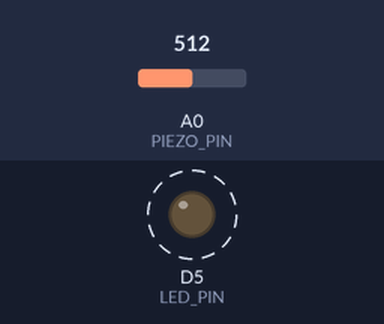
This sketch was run on a simulated ESP8266 (NodeMCU). On the bench: output pins drawn as LEDs (lit = HIGH). Dashed ring = blinking. The test bench sets the inputs (shaded band); at power-on: A0 (PIEZO_PIN) = 512. What the sketch prints to the serial monitor is not drawn.

Above: at 1.2 s.
1.3 s: A0 (PIEZO_PIN) set to 110
4.3 s: A0 (PIEZO_PIN) set to 90
At 5.4 s:
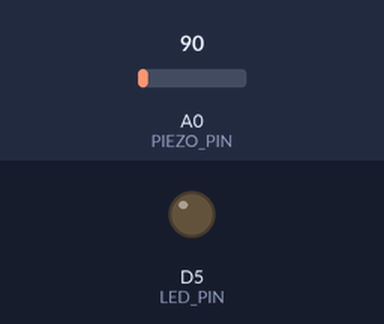
Timing chart, 0 to 7.3 s (numbered marks = the images above; inputs shaded):
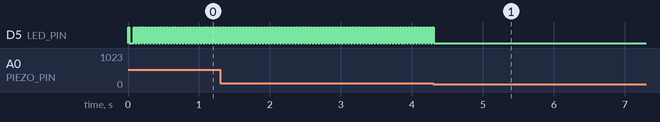

Measured:
- the behaviour switches between 101 and 100 on A0 (PIEZO_PIN) (found by bisection; images 0 and 1)
- after the input at 4.3 s, D5 (LED_PIN): goes on until 4.3 s, then stays LOW
- by itself, D5 (LED_PIN): alternates HIGH for 0.02 s and LOW for 0.02 s

The sketch:

piezo.ino
```cpp
const int PIEZO_PIN = A0;
const int threshold = 100;
int sensorRead = 0;

const int LED_PIN = D5;
bool LED_STATUS = false;

void setup() {
  pinMode(LED_PIN, OUTPUT);
  digitalWrite(LED_PIN, LOW);

  Serial.begin(9600);
}

void loop() {
  sensorRead = analogRead(PIEZO_PIN);
  if (sensorRead > threshold) {
    Serial.println("Pressure detected.");
    if(!LED_STATUS) {
      digitalWrite(LED_PIN, HIGH);
      LED_STATUS = true;
    } else {
      digitalWrite(LED_PIN, LOW);
      LED_STATUS = false;
    }
  }
}
```
